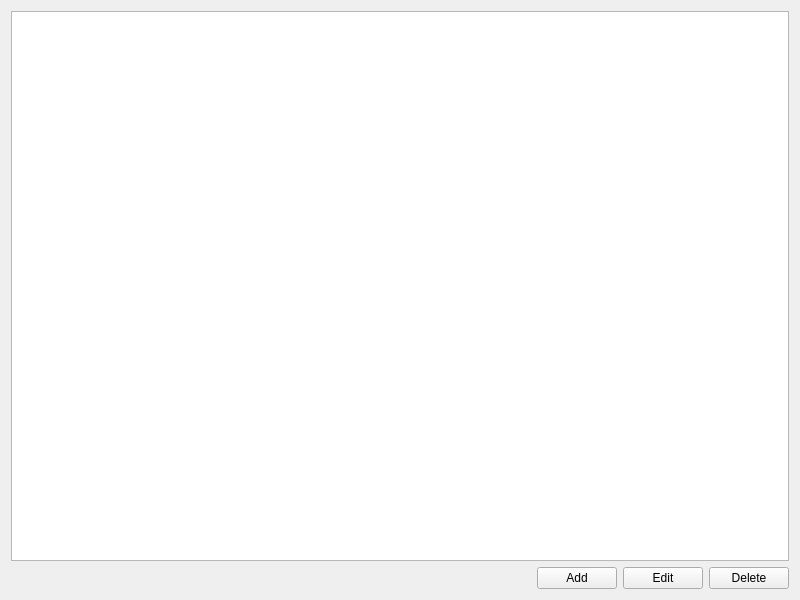
<?xml version="1.0" encoding="UTF-8"?>
<ui version="4.0">
 <class>Form</class>
 <widget class="QWidget" name="Form">
  <property name="geometry">
   <rect>
    <x>0</x>
    <y>0</y>
    <width>800</width>
    <height>600</height>
   </rect>
  </property>
  <property name="windowTitle">
   <string>Coffee Shop</string>
  </property>
  <layout class="QVBoxLayout" name="verticalLayout">
   <item>
    <widget class="QTableWidget" name="tableWidget"/>
   </item>
   <item>
    <layout class="QHBoxLayout" name="horizontalLayout">
     <item>
      <spacer name="horizontalSpacer">
       <property name="orientation">
        <enum>Qt::Horizontal</enum>
       </property>
       <property name="sizeHint" stdset="0">
        <size>
         <width>40</width>
         <height>20</height>
        </size>
       </property>
      </spacer>
     </item>
     <item>
      <widget class="QPushButton" name="btn_add">
       <property name="text">
        <string>Add</string>
       </property>
      </widget>
     </item>
     <item>
      <widget class="QPushButton" name="btn_edit">
       <property name="text">
        <string>Edit</string>
       </property>
      </widget>
     </item>
     <item>
      <widget class="QPushButton" name="btn_delete">
       <property name="text">
        <string>Delete</string>
       </property>
      </widget>
     </item>
    </layout>
   </item>
  </layout>
 </widget>
 <resources/>
 <connections/>
</ui>
